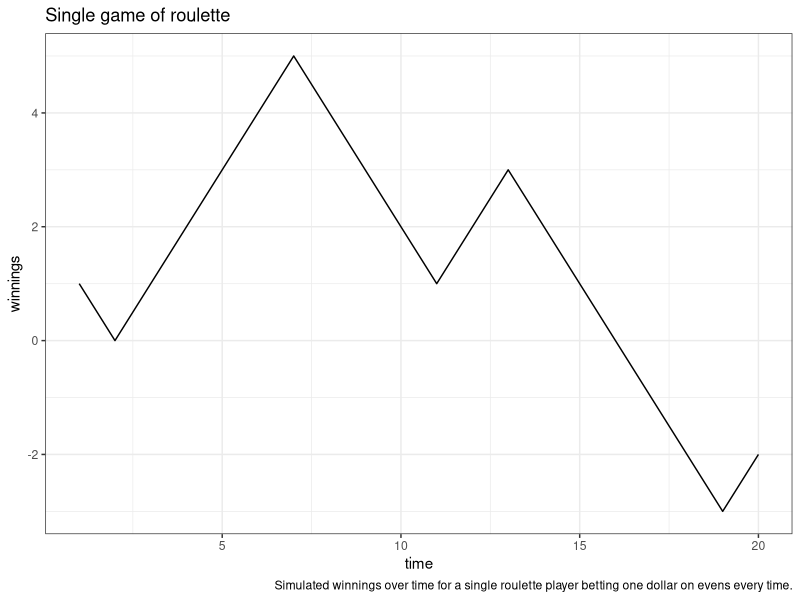
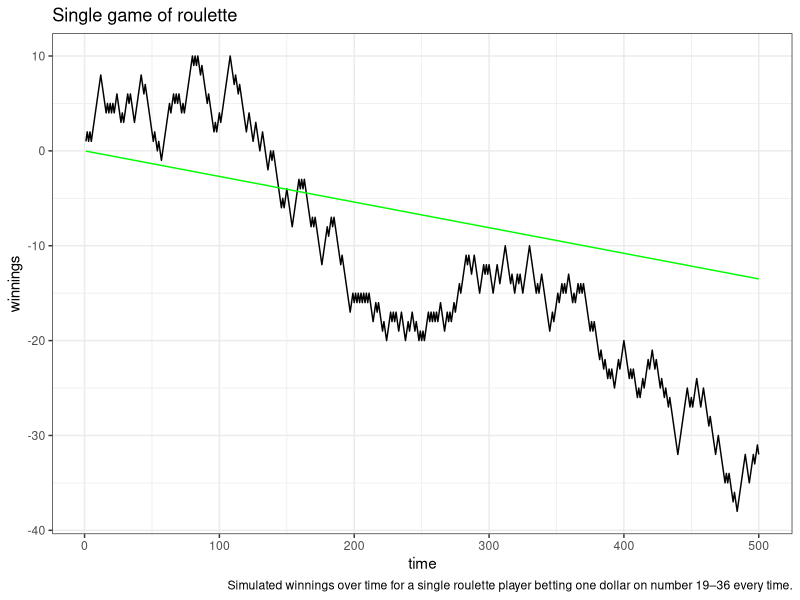
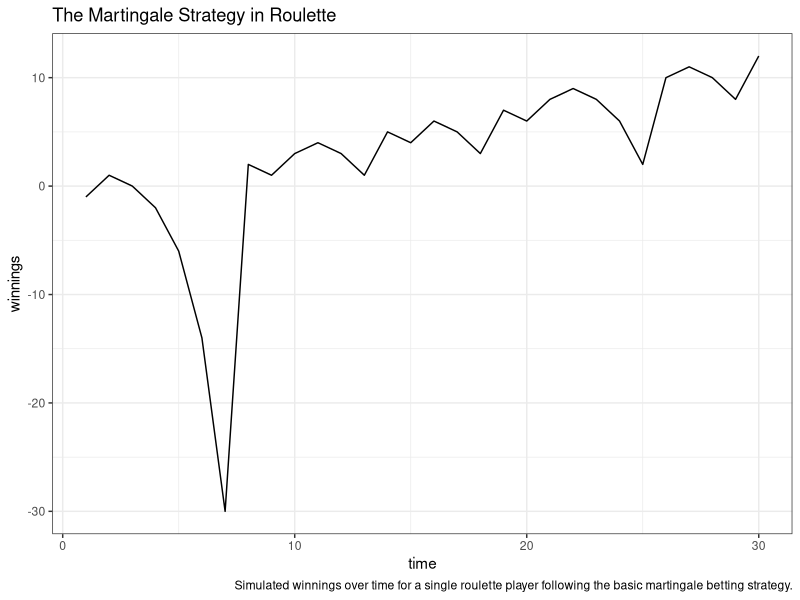
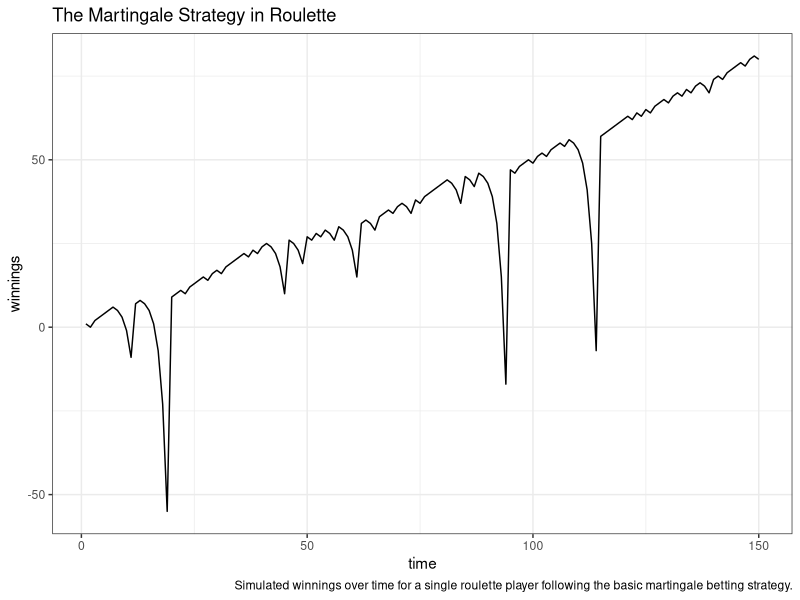
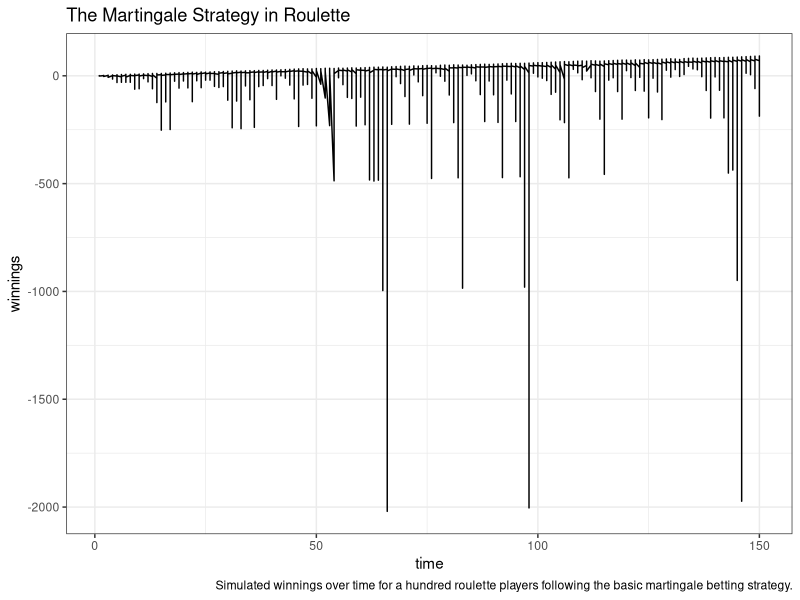
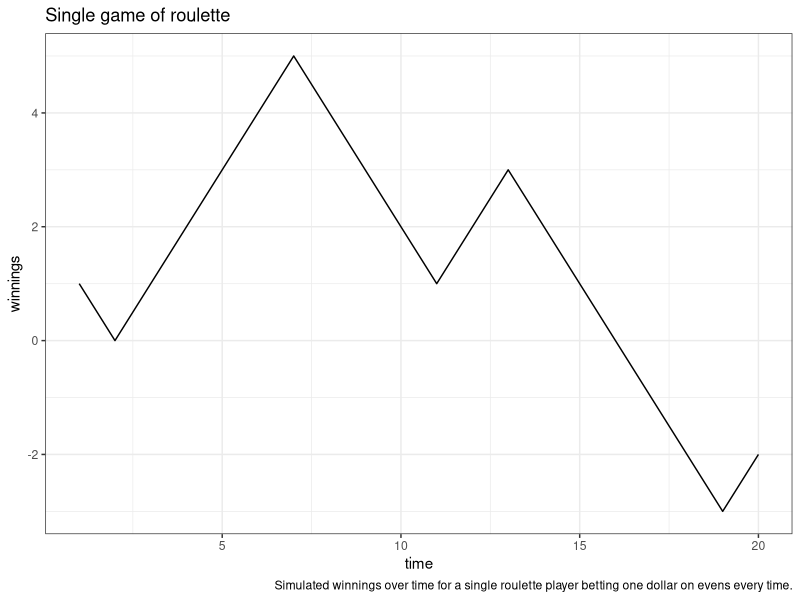
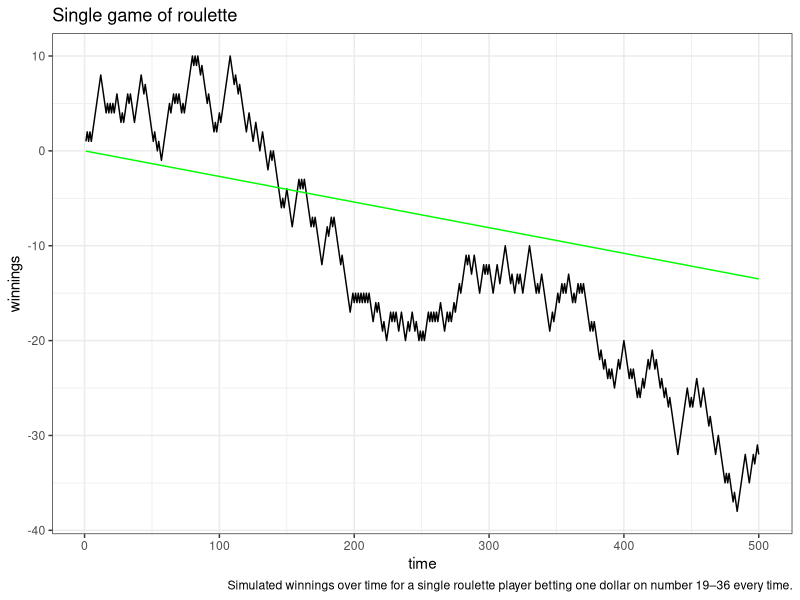
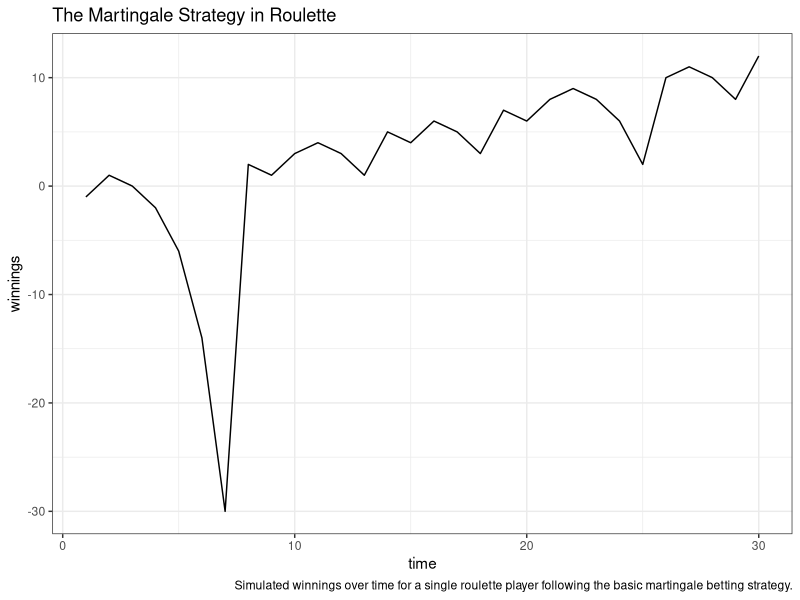

Write the R code that produced these figures, in order.
## ---- chunk 1
even = function(x)
{
    win = (x %% 2 == 0) & (x != 0)
    ifelse(win, 1, -1)
}


high = function(x)
{
    win = (18 < x) & (x != 0)
    ifelse(win, 1, -1)
}


column1 = function(x)
{
    ifelse(x %% 3 == 1, 2, -1)
}


straightup = function(x, d = 1)
{
    ifelse(x == d, 35, -1)
}


# Construct a simple betting strategy
simple_strategy = function(bet = even)
{
    function(x) cumsum(bet(x))
}


#' Simulate plays from a betting strategy
#'
#' @param strategy
#' @param nplayers number of players to use this strategy
#' @param ntimes number of times each player should play
play = function(strategy = simple_strategy()
    , nplayers = 100L
    , ntimes = 1000L
    , ballvalues = 0:36
){
    out = replicate(nplayers
            , strategy(sample(ballvalues, size = ntimes, replace = TRUE))
            , simplify = FALSE
    )
    data.frame(winnings = do.call(c, out)
            , player = rep(seq(nplayers), each = ntimes)
            , time = rep(seq(ntimes), times = nplayers)
    )
}

## ---- chunk 2
library(ggplot2)
theme_set(theme_bw())  # Feel free to set different themes

set.seed(893) # Starts the random number generator at a particular place, so the graph will look the same for everyone.
d20 = play(nplayers = 1, ntimes = 20)

g = ggplot(data = d20, mapping = aes(x = time, y = winnings)) +
    geom_line() +
    labs(title = "Single game of roulette", caption = "Simulated winnings over time for a single roulette player betting one dollar on evens every time.")
print(g)
## ---- chunk 3
set.seed(893)

ntimes = 500
expected = data.frame(time = seq(ntimes))
expected$winnings = (-0.027 * expected$time)

highdata = play(strategy = simple_strategy(high), nplayers = 1, ntimes = 500)
g = ggplot(data = highdata, mapping = aes(x = time, y = winnings)) +
    geom_line() +
    labs(title = "Single game of roulette", caption = "Simulated winnings over time for a single roulette player betting one dollar on number 19–36 every time.") + geom_line(data = expected, color = "green")
print(g)
## ---- chunk 4
doublebet = function(x, initialbet = 1, strategy = even)
{
    winnings = rep(NA, length(x))
    betsize = initialbet
    current_winnings = 0
    for(i in seq_along(x)){
        if(strategy(x[i]) == 1){
            current_winnings = current_winnings + betsize
            betsize = initialbet
        } else {
            current_winnings = current_winnings - betsize
            betsize = 2 * betsize
        }
        winnings[i] = current_winnings
    }
    winnings
}
## ---- chunk 5
dm = play(doublebet, nplayers = 1, ntimes = 30)

g = ggplot(data = dm, mapping = aes(x = time, y = winnings)) +
    geom_line() +
    labs(title = "The Martingale Strategy in Roulette", caption = "Simulated winnings over time for a single roulette player following the basic martingale betting strategy.")
print(g)
## ---- chunk 6
set.seed(893)
d1 = play(doublebet, nplayers = 1, ntimes = 150)
d2 = play(doublebet, nplayers = 100, ntimes = 150)

g1 = ggplot(data = d1, mapping = aes(x = time, y = winnings)) +
    geom_line() +
    labs(title = "The Martingale Strategy in Roulette", caption = "Simulated winnings over time for a single roulette player following the basic martingale betting strategy.")
g2 = ggplot(data = d2, mapping = aes(x = time, y = winnings)) +
    geom_line() +
    labs(title = "The Martingale Strategy in Roulette", caption = "Simulated winnings over time for a hundred roulette players following the basic martingale betting strategy.")
print(g1)
print(g2)
## ---- chunk 7
even = function(x)
{
    win = (x %% 2 == 0) & (x != 0)
    ifelse(win, 1, -1)
}


high = function(x)
{
    win = (18 < x) & (x != 0)
    ifelse(win, 1, -1)
}


column1 = function(x)
{
    ifelse(x %% 3 == 1, 2, -1)
}


straightup = function(x, d = 1)
{
    ifelse(x == d, 35, -1)
}


# Construct a simple betting strategy
simple_strategy = function(bet = even)
{
    function(x) cumsum(bet(x))
}


#' Simulate plays from a betting strategy
#'
#' @param strategy
#' @param nplayers number of players to use this strategy
#' @param ntimes number of times each player should play
play = function(strategy = simple_strategy()
    , nplayers = 100L
    , ntimes = 1000L
    , ballvalues = 0:36
){
    out = replicate(nplayers
            , strategy(sample(ballvalues, size = ntimes, replace = TRUE))
            , simplify = FALSE
    )
    data.frame(winnings = do.call(c, out)
            , player = rep(seq(nplayers), each = ntimes)
            , time = rep(seq(ntimes), times = nplayers)
    )
}

## ---- chunk 8
library(ggplot2)
theme_set(theme_bw())  # Feel free to set different themes

set.seed(893) # Starts the random number generator at a particular place, so the graph will look the same for everyone.
d20 = play(nplayers = 1, ntimes = 20)

g = ggplot(data = d20, mapping = aes(x = time, y = winnings)) +
    geom_line() +
    labs(title = "Single game of roulette", caption = "Simulated winnings over time for a single roulette player betting one dollar on evens every time.")
print(g)
## ---- chunk 9
set.seed(893)

ntimes = 500
expected = data.frame(time = seq(ntimes))
expected$winnings = (-0.027 * expected$time)

highdata = play(strategy = simple_strategy(high), nplayers = 1, ntimes = 500)
g = ggplot(data = highdata, mapping = aes(x = time, y = winnings)) +
    geom_line() +
    labs(title = "Single game of roulette", caption = "Simulated winnings over time for a single roulette player betting one dollar on number 19–36 every time.") + geom_line(data = expected, color = "green")
print(g)
## ---- chunk 10
doublebet = function(x, initialbet = 1, strategy = even)
{
    winnings = rep(NA, length(x))
    betsize = initialbet
    current_winnings = 0
    for(i in seq_along(x)){
        if(strategy(x[i]) == 1){
            current_winnings = current_winnings + betsize
            betsize = initialbet
        } else {
            current_winnings = current_winnings - betsize
            betsize = 2 * betsize
        }
        winnings[i] = current_winnings
    }
    winnings
}
## ---- chunk 11
dm = play(doublebet, nplayers = 1, ntimes = 30)

g = ggplot(data = dm, mapping = aes(x = time, y = winnings)) +
    geom_line() +
    labs(title = "The Martingale Strategy in Roulette", caption = "Simulated winnings over time for a single roulette player following the basic martingale betting strategy.")
print(g)
## ---- chunk 12
set.seed(893)
d1 = play(doublebet, nplayers = 1, ntimes = 150)
d2 = play(doublebet, nplayers = 100, ntimes = 150)

g1 = ggplot(data = d1, mapping = aes(x = time, y = winnings)) +
    geom_line() +
    labs(title = "The Martingale Strategy in Roulette", caption = "Simulated winnings over time for a single roulette player following the basic martingale betting strategy.")
g2 = ggplot(data = d2, mapping = aes(x = time, y = winnings)) +
    geom_line() +
    labs(title = "The Martingale Strategy in Roulette", caption = "Simulated winnings over time for a hundred roulette players following the basic martingale betting strategy.")
print(g1)
print(g2)
